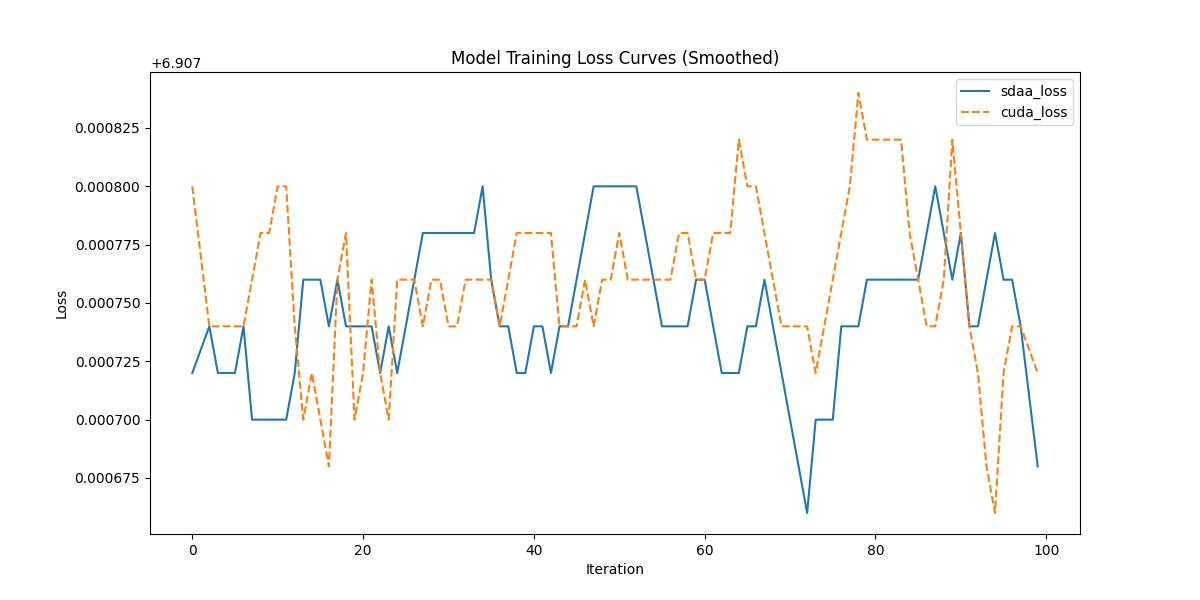

Source code (Python):
# BSD 3- Clause License Copyright (c) 2023, Tecorigin Co., Ltd. All rights
# reserved.
# Redistribution and use in source and binary forms, with or without
# modification, are permitted provided that the following conditions are met:
# Redistributions of source code must retain the above copyright notice,
# this list of conditions and the following disclaimer.
# Redistributions in binary form must reproduce the above copyright notice,
# this list of conditions and the following disclaimer in the documentation
# and/or other materials provided with the distribution.
# Neither the name of the copyright holder nor the names of its contributors
# may be used to endorse or promote products derived from this software
# without specific prior written permission.
#
# THIS SOFTWARE IS PROVIDED BY THE COPYRIGHT HOLDERS AND CONTRIBUTORS "AS IS"
# AND ANY EXPRESS OR IMPLIED WARRANTIES, INCLUDING, BUT NOT LIMITED TO, THE
# IMPLIED WARRANTIES OF MERCHANTABILITY AND FITNESS FOR A PARTICULAR PURPOSE
# ARE DISCLAIMED. IN NO EVENT SHALL THE COPYRIGHT HOLDER OR CONTRIBUTORS BE
# LIABLE FOR ANY DIRECT, INDIRECT, INCIDENTAL, SPECIAL, EXEMPLARY, OR
# CONSEQUENTIAL DAMAGES (INCLUDING, BUT NOT LIMITED TO, PROCUREMENT OF
# SUBSTITUTE GOODS OR SERVICES; LOSS OF USE, DATA, OR PROFITS; OR BUSINESS
# INTERRUPTION)
# HOWEVER CAUSED AND ON ANY THEORY OF LIABILITY, WHETHER IN CONTRACT,
# STRICT LIABILITY,OR TORT (INCLUDING NEGLIGENCE OR OTHERWISE)  ARISING IN ANY
# WAY OUT OF THE USE OF THIS SOFTWARE, EVEN IF ADVISED OF THE POSSIBILITY
# OF SUCH DAMAGE.
import re
from typing import List

import matplotlib.pyplot as plt
import numpy as np
from scipy.signal import savgol_filter


def compare_loss(benchmark_loss_array, sdaa_loss_array):
    def MeanRelativeError(cuda_loss, sdaa_loss):
        return ((sdaa_loss - cuda_loss) / cuda_loss).mean()

    def MeanAbsoluteError(cuda_loss, sdaa_loss):
        return (sdaa_loss - cuda_loss).mean()

    benchmark_mean_loss = benchmark_loss_array
    sdaa_mean_loss = sdaa_loss_array

    benchmark_compare_loss = benchmark_mean_loss
    sdaa_compare_loss = sdaa_mean_loss
    mean_relative_error = MeanRelativeError(benchmark_compare_loss, sdaa_compare_loss)
    mean_absolute_error = MeanAbsoluteError(benchmark_compare_loss, sdaa_compare_loss)

    print("MeanRelativeError:", mean_relative_error)
    print("MeanAbsoluteError:", mean_absolute_error)

    if mean_relative_error <= mean_absolute_error:
        print("Rule,mean_relative_error", mean_relative_error)
    else:
        print("Rule,mean_absolute_error", mean_absolute_error)

    print_str = f"{mean_relative_error=} <= 0.05 or {mean_absolute_error=} <= 0.0002"
    if mean_relative_error <= 0.05 or mean_absolute_error <= 0.0002:
        print("pass", print_str)
        return True, print_str
    else:
        print("fail", print_str)
        return False, print_str


def parse_string(string):
    # 默认取rank 0 进行对比，这里根据情况修改
    pattern = r"rank : 0  train.loss : ([\d\.e-]+)"
    pattern1 = r"loss ([\d\.e-]+)"
    match = re.findall(pattern, string) or re.findall(pattern1, string)
    print("xxxxx", match)
    return match


# def parse_string(string):
#     # 提取 data 字段的 JSON 字符串
#     pattern = r'"data": "({.*?})"'
#     # 解析 JSON
#     data_match: List[str] = re.findall(pattern, string)

#     result = []
#     for data_str in data_match:
#         # 提取 rank
#         rank = re.search(r"'rank':\s*'([^']+)'", data_str).group(1)
#         # 提取 loss 值
#         loss_value = re.search(r"tensor\(([0-9.]+)", data_str).group(1)

#         rank = int(rank)
#         if rank == -1 or rank == 0:
#             result.append(float(loss_value))

#     return result


def parse_loss(ret_list):
    step_num = len(ret_list)
    loss_arr = np.zeros(shape=(step_num,))
    i = 0
    for loss in ret_list:
        loss = float(loss)
        loss_arr[i] = loss
        i += 1
        if i >= step_num:
            break
    print(loss_arr)
    return loss_arr


def plot_loss(sdaa_loss, a100_loss):
    fig, ax = plt.subplots(figsize=(12, 6))

    smoothed_losses = savgol_filter(sdaa_loss, 5, 1)
    x = list(range(len(sdaa_loss)))
    ax.plot(x, smoothed_losses, label="sdaa_loss")

    smoothed_losses = savgol_filter(a100_loss, 5, 1)
    x = list(range(len(a100_loss)))
    ax.plot(x, smoothed_losses, "--", label="cuda_loss")

    ax.set_xlabel("Iteration")
    ax.set_ylabel("Loss")
    ax.set_title("Model Training Loss Curves (Smoothed)")
    ax.legend()
    plt.savefig("loss.jpg")


if __name__ == "__main__":
    from argparse import ArgumentParser

    parser = ArgumentParser(description="modelzoo")
    parser.add_argument("--sdaa-log", type=str, default="sdaa.log")
    parser.add_argument("--cuda-log", type=str, default="cuda.log")
    args = parser.parse_args()

    sdaa_log = args.sdaa_log
    with open(sdaa_log, "r") as f:
        s = f.read()
    sdaa_res = parse_string(s)

    a100_log = args.cuda_log
    with open(a100_log, "r") as f:
        s = f.read()
    a100_res = parse_string(s)
    length = min(len(a100_res), len(sdaa_res))
    print(length)
    sdaa_loss = parse_loss(sdaa_res[:length])
    a100_loss = parse_loss(a100_res[:length])
    compare_loss(a100_loss, sdaa_loss)  # 比较loss
    plot_loss(sdaa_loss, a100_loss)  # 对比loss曲线图
